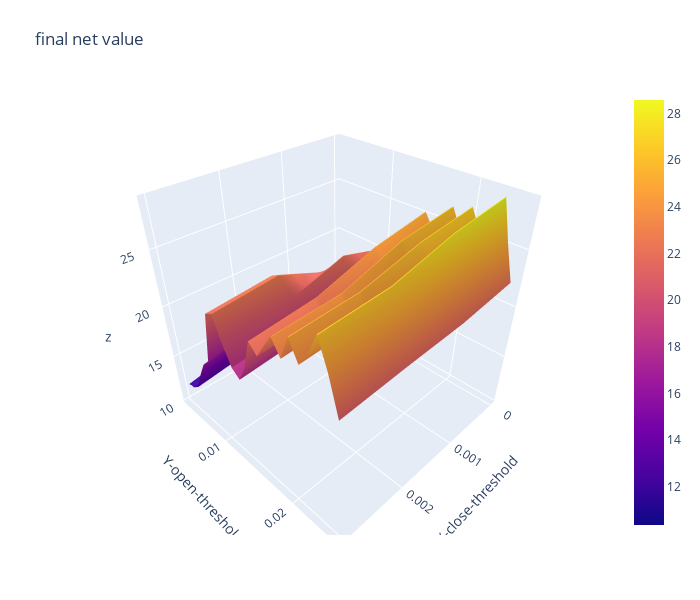

Source (notebook cell):
### Code cell
import plotly.graph_objects as go

x_data = df_final_nv.columns.to_list() # close threshold

y_data = df_final_nv.index.to_list() # open threshold

z_data = df_final_nv.copy(deep=True) # return per round

fig = go.Figure(data=[go.Surface(z=z_data.values,x=x_data,y=y_data)])

fig.update_layout(title="final net value", # 标题
                  autosize=False,  # 尺度自动缩放
                  width=700,  # 长宽
                  height=600,
                  margin=dict(l=65,r=50,b=65,t=90),  # 4个位置的距离
                  scene=dict(xaxis_title='X-close-threshold',yaxis_title='Y-open-threshold')
                 )

fig.show()

### Figure 1 — Plotly figure (JSON) as saved in the notebook; plotly's stock layout.template omitted (floating-point values rounded to 4 significant figures)
{"data": [{"type": "surface", "x": [0, 0.001, 0.002, 0.003], "y": [0.0031, 0.0032, 0.0035, 0.004, 0.005, 0.006, 0.007, 0.008, 0.009, 0.01, 0.011, 0.012, 0.013, 0.014, 0.015, 0.016, 0.017, 0.018, 0.019, 0.02, 0.021, 0.022, 0.023, 0.024, 0.025], "z": [[11.51, 10.36, 13.12, 11.93], [11.51, 10.36, 13.12, 11.93], [11.7, 10.55, 13.22, 12.03], [11.7, 10.55, 13.22, 12.03], [12.88, 11.73, 13.42, 12.63], [15.45, 13.46, 15.61, 14.52], [17.36, 15.38, 17.46, 16.09], [17.87, 15.89, 17.96, 16.87], [18.53, 20.07, 22.32, 21.8], [18.96, 20.5, 22.74, 22.22], [20.78, 22.33, 20.6, 20.08], [21.8, 20.4, 18.86, 18.35], [20.77, 19.78, 18.24, 17.73], [22.49, 21.58, 19.9, 19.34], [25.28, 24.37, 22.7, 22.14], [24.01, 23.34, 21.67, 21.38], [25.31, 24.64, 22.97, 22.68], [26.53, 25.87, 24.2, 23.9], [24.89, 24.23, 22.95, 22.65], [27.04, 26.38, 25.1, 24.8], [25.42, 24.76, 23.48, 23.18], [26.68, 26.03, 24.74, 24.45], [28.57, 27.92, 26.64, 26.34], [25.22, 24.58, 24.38, 24.08], [22.2, 21.55, 21.35, 21.05]]}], "layout": {"autosize": false, "height": 600, "margin": {"b": 65, "l": 65, "r": 50, "t": 90}, "scene": {"xaxis": {"title": {"text": "X-close-threshold"}}, "yaxis": {"title": {"text": "Y-open-threshold"}}}, "title": {"text": "final net value"}, "width": 700}}
